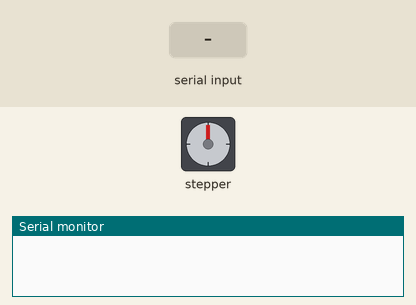
This sketch was run on a simulated Arduino Uno, built with avr-gcc and run on an emulated ATmega328P. Parts: stepper motor, the last lines printed to the serial monitor. The inputs (shaded band) are chosen by the test bench. Stepper angles assume 200 steps per turn.

Above: at 1.3 s.
1.4 s: "90,45\n" received over Serial
At 2.1 s:
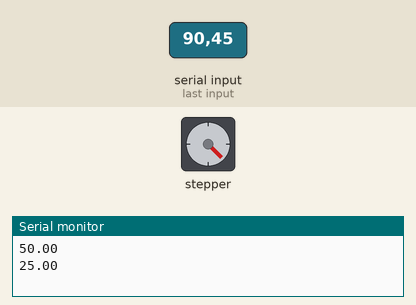
3.2 s: "30,150\n" received over Serial
At 4.0 s:
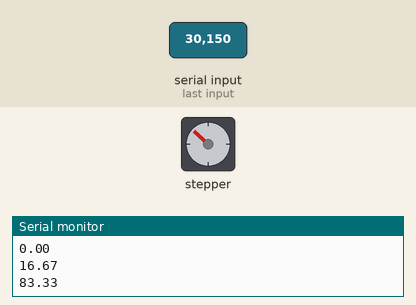
5.1 s: "200\n" received over Serial
At 6.5 s:
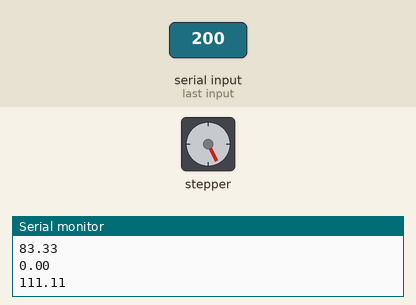
7.1 s: "90\n" received over Serial
At 7.6 s:
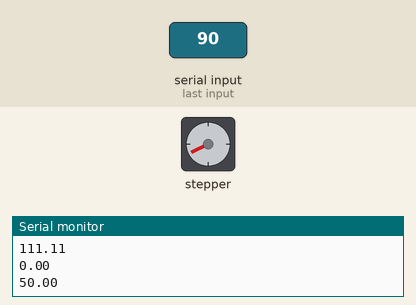
8.8 s: "30,150\n" received over Serial
At 10.4 s:
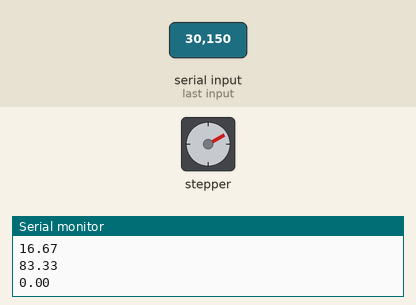
10.7 s: "90,45\n" received over Serial
At 11.6 s:
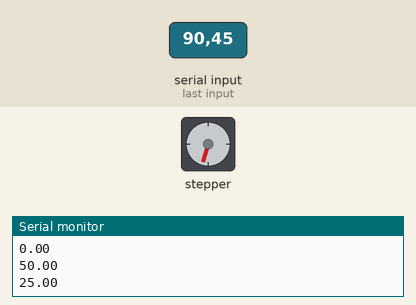
Timing chart, 0 to 13.5 s (numbered marks = the images above; inputs shaded):
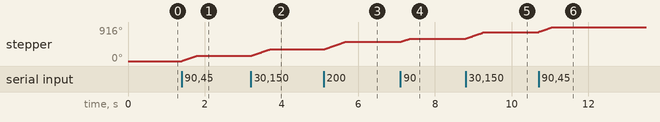

The sketch:

sketch_nov21b.ino
```cpp
#include <Stepper.h>
const int stepsPerRevolution = 200;
Stepper myStepper(stepsPerRevolution, 8, 9);


void setup() {
  // put your setup code here, to run once:
  Serial.begin(9600);
  myStepper.setSpeed(60);
  // Reset the motor to 12oclock position
  digitalWrite(8, LOW);
  digitalWrite(9, HIGH);
  delay(100);
}

void loop() {
  if (Serial.available() > 0) {
    // look for the next valid integer in the incoming serial stream:
    int steps = Serial.parseInt();
    Serial.println(steps/1.8);
    myStepper.step(steps/1.8);
  }
} // end loop
```

Measured:
- after the input at 1.4 s, stepper: turns 135° clockwise in 0.37 s, starting at once
- after the input at 3.2 s, stepper: turns 178° clockwise in 0.48 s, starting at once
- after the input at 5.1 s, stepper: turns 200° clockwise in 0.54 s, starting at once
- after the input at 7.1 s, stepper: turns 90° clockwise in 0.24 s, starting at once
- after the input at 8.8 s, stepper: turns 178° clockwise in 0.48 s, starting at once
- after the input at 10.7 s, stepper: turns 135° clockwise in 0.37 s, starting at once
